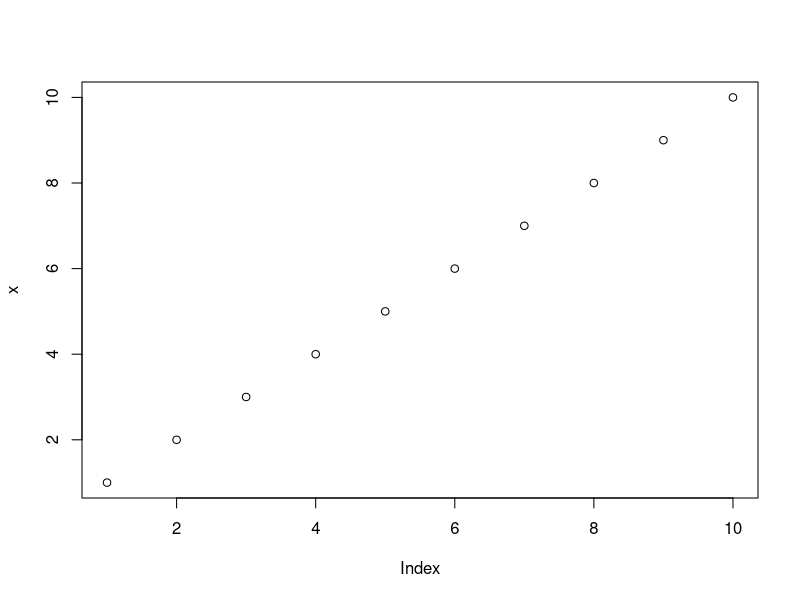
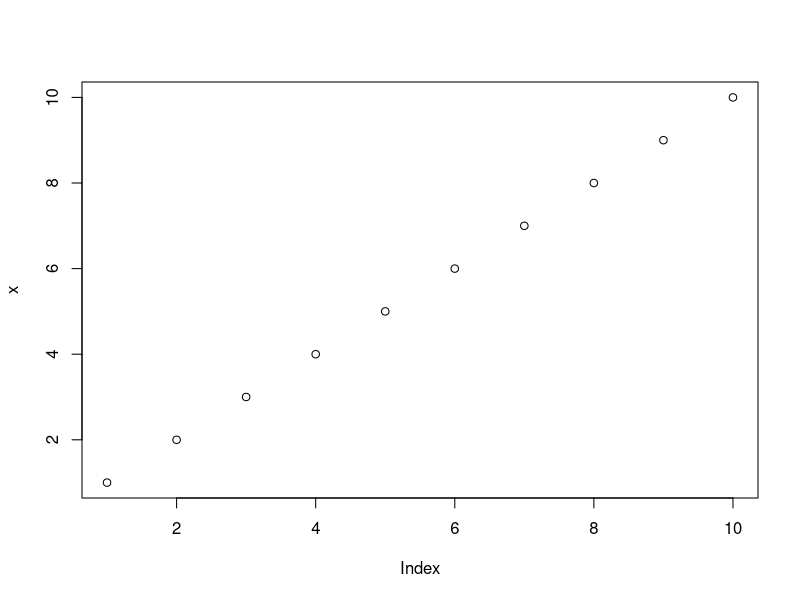
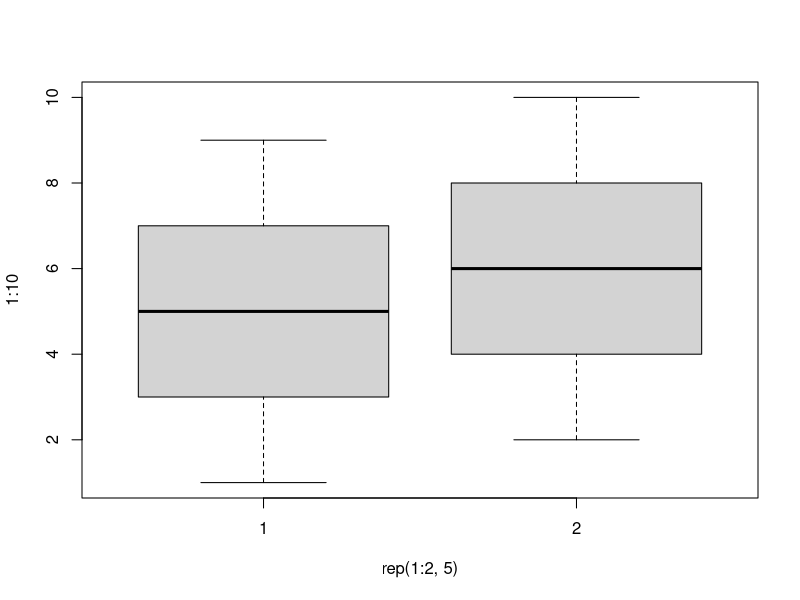
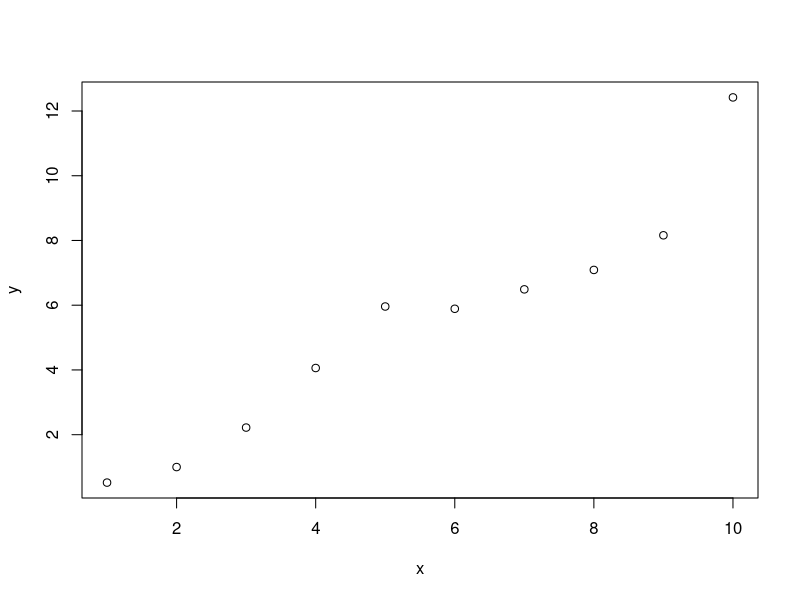
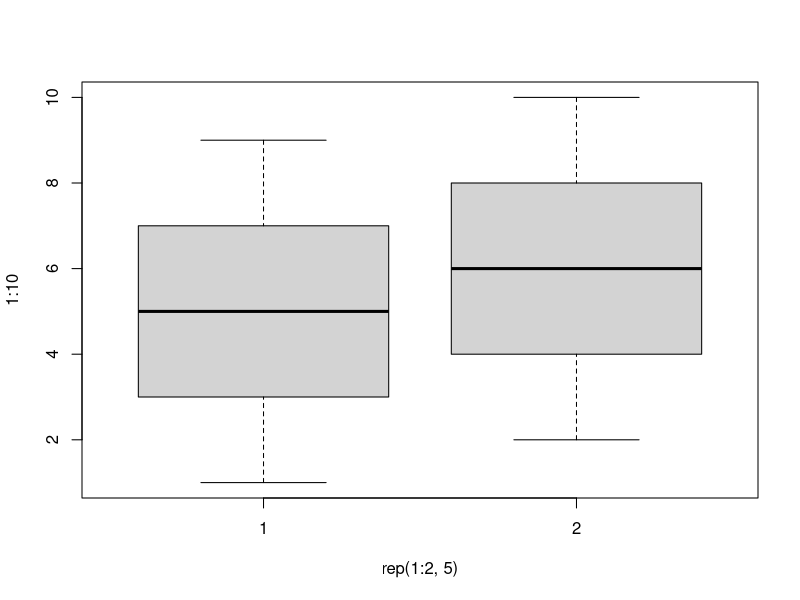
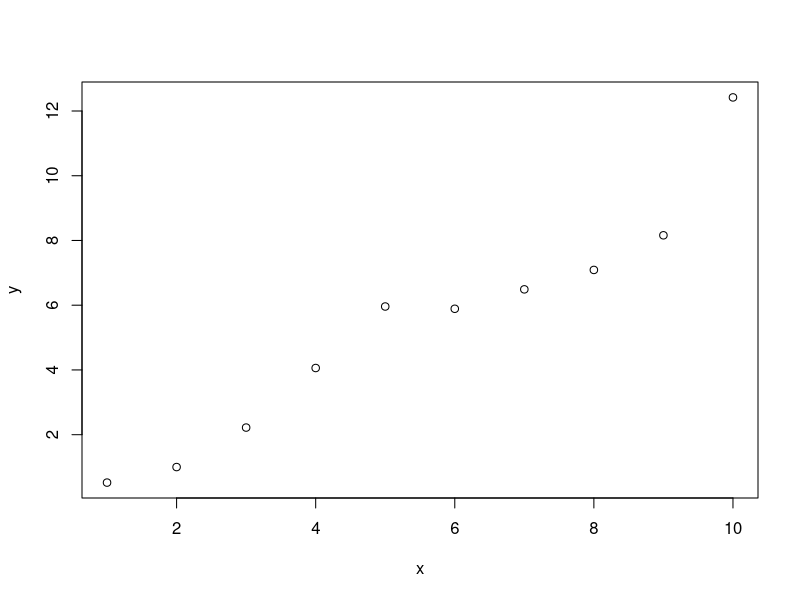
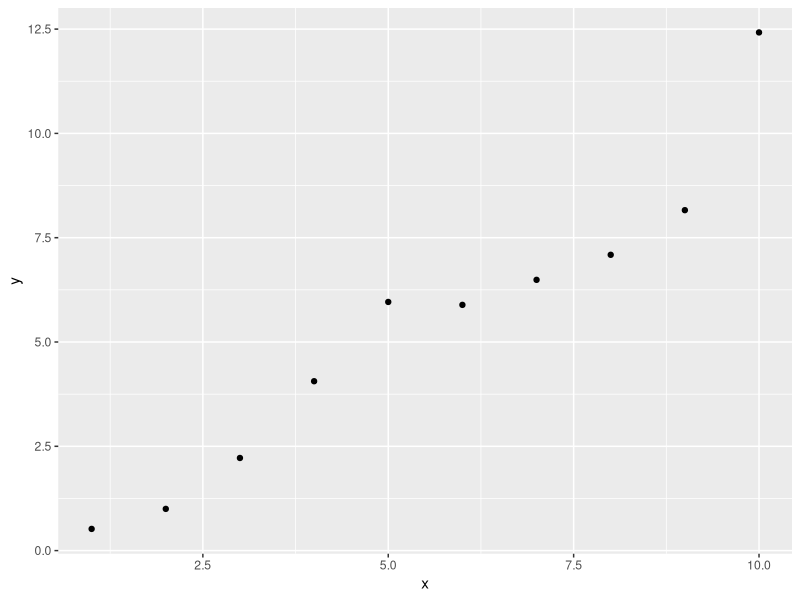
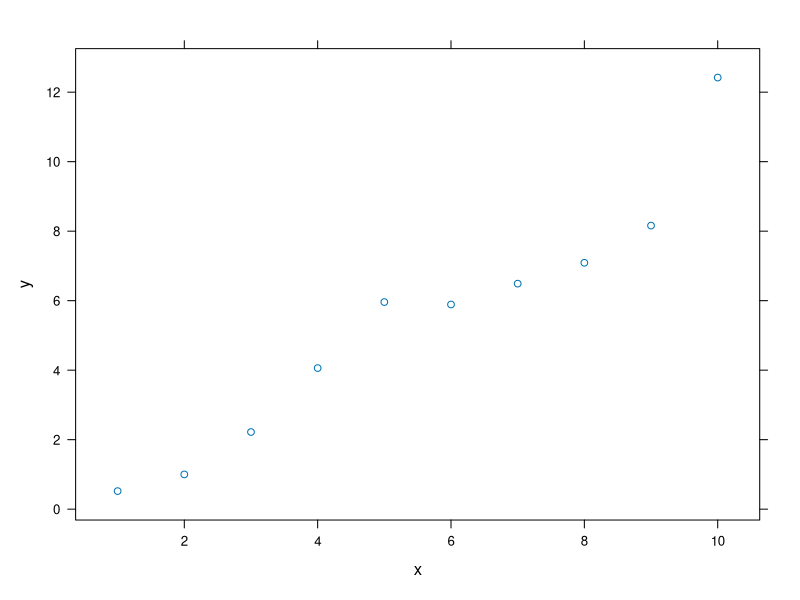

Reproduce these figures in R, in order.
## ---- chunk 1
set.seed(1234)
library(ggplot2)
library(lattice)
## ---- chunk 2
    
## ---- chunk 3
    x <- 1:10
    y <- round(rnorm(10, x, 1), 2)
    df <- data.frame(x, y)
    df
## ---- chunk 4
x <- 1:10
y <- round(rnorm(10, x, 1), 2)
df <- data.frame(x, y)
df
## ---- chunk 5
    plot(x)
## ---- chunk 6
plot(x)
## ---- chunk 7
    boxplot(1:10~rep(1:2,5))
    plot(x, y)
## ---- chunk 8
boxplot(1:10~rep(1:2,5))
plot(x, y)
## ---- chunk 9
qplot(x, y, data=df)
## ---- chunk 10
xyplot(y~x)
## ---- chunk 11
    cat("Here are some dot points\n\n")
    cat(paste("* The value of y[", 1:3, "] is ", y[1:3], sep="", collapse="\n"))
## ---- chunk 12
cat("Here are some dot points\n\n")
cat(paste("* The value of y[", 1:3, "] is ", y[1:3], sep="", collapse="\n"))
## ---- chunk 13
    cat("x | y", "--- | ---", sep="\n")
    cat(apply(df, 1, function(X) paste(X, collapse=" | ")), sep = "\n")
## ---- chunk 14
cat("x | y", "--- | ---", sep="\n")
cat(apply(df, 1, function(X) paste(X, collapse=" | ")), sep = "\n")
## ---- chunk 15
    head(df)
## ---- chunk 16
head(df)
## ---- chunk 17
    plot(x)
## ---- chunk 18
plot(x)
## ---- chunk 19
    for (i in 1:5000) {
        lm((i+1)~i)
    }
## ---- chunk 20
    x <- 1:10
    x
